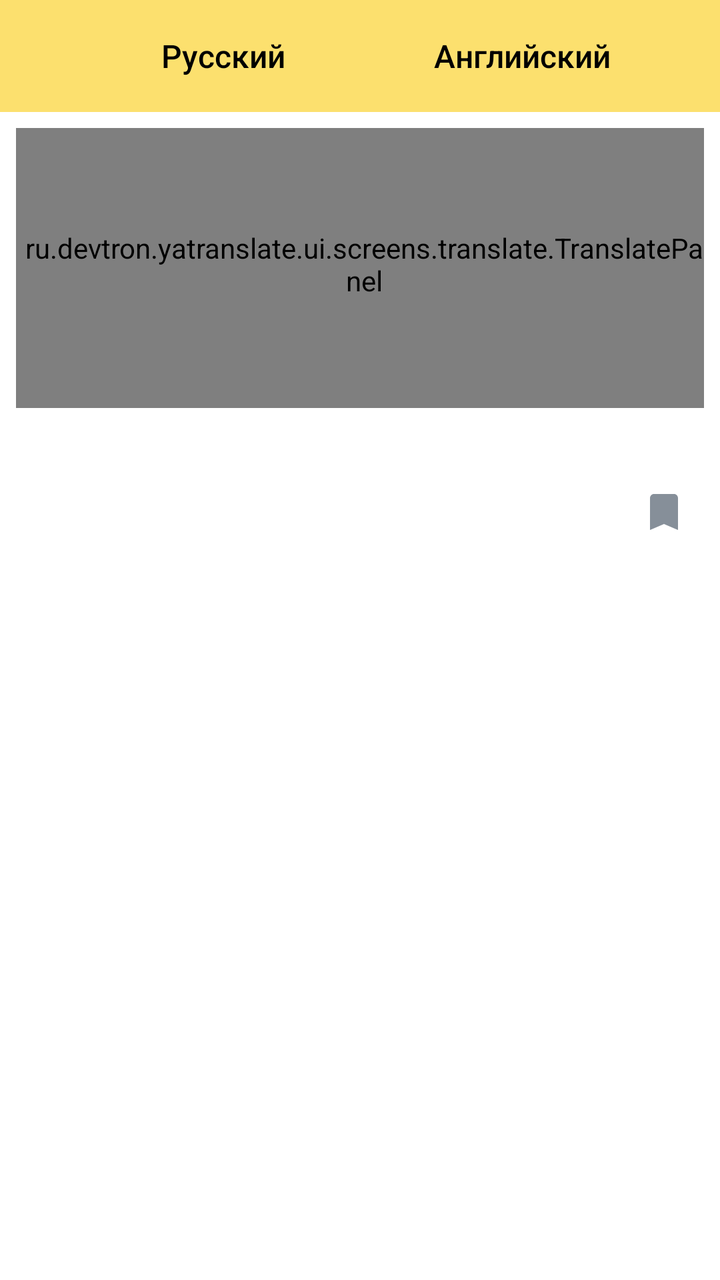
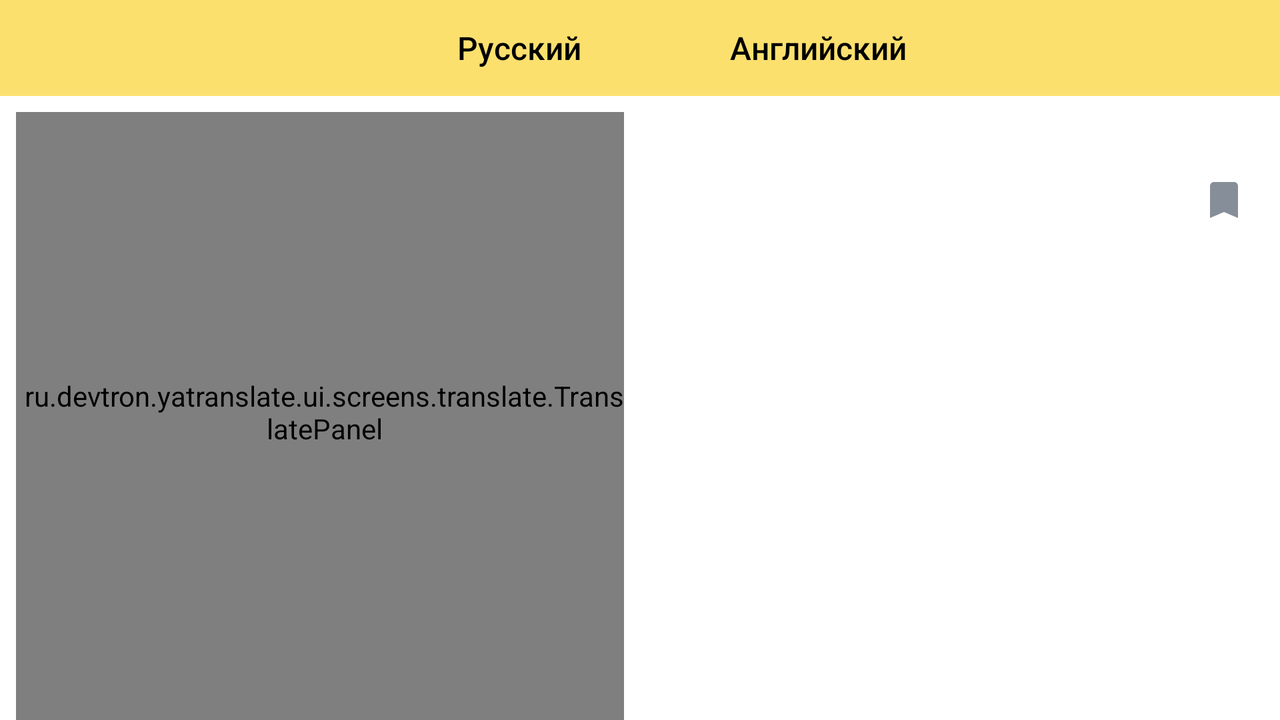

The same Android screen from two of the app's own layout files: first res/layout/ as a phone draws it, then the repository's variant for another configuration, drawn on a device whose configuration selects that folder. Both files follow.
<!-- AndroidManifest.xml: application theme AppTheme -->
<!-- res/layout/fragment_translate.xml -->
<?xml version="1.0" encoding="utf-8"?>
<android.support.constraint.ConstraintLayout
    xmlns:android="http://schemas.android.com/apk/res/android"
    xmlns:app="http://schemas.android.com/apk/res-auto"
    xmlns:tools="http://schemas.android.com/tools"
    android:layout_width="match_parent"
    android:layout_height="match_parent"
    android:background="@color/white">

    <android.support.design.widget.AppBarLayout
        android:id="@+id/app_bar_layout"
        android:layout_width="0dp"
        android:layout_height="wrap_content"
        android:theme="@style/AppTheme.AppBarOverlay"
        app:layout_constraintLeft_toLeftOf="parent"
        app:layout_constraintRight_toRightOf="parent"
        app:layout_constraintTop_toTopOf="parent">

        <android.support.v7.widget.Toolbar
            android:id="@+id/toolbar"
            android:layout_width="match_parent"
            android:layout_height="?attr/actionBarSize"
            app:contentInsetStart="0dp"
            app:popupTheme="@style/AppTheme.PopupOverlay">

            <RelativeLayout
                android:layout_width="match_parent"
                android:layout_height="match_parent"
                android:gravity="center_vertical"
                android:orientation="horizontal">

                <TextView
                    android:id="@+id/from_translate_lang_tv"
                    android:layout_width="wrap_content"
                    android:layout_height="wrap_content"
                    android:layout_centerVertical="true"
                    android:layout_marginEnd="@dimen/spacing_32dp"
                    android:layout_marginRight="@dimen/spacing_32dp"
                    android:layout_toLeftOf="@+id/swap_language_btn"
                    android:layout_toStartOf="@+id/swap_language_btn"
                    android:text="@string/lang_russian"
                    android:textAppearance="@style/TabsTitlesTextAppearance"
                    android:textColor="@color/black"/>

                <ImageButton
                    android:id="@+id/swap_language_btn"
                    android:layout_width="wrap_content"
                    android:layout_height="wrap_content"
                    android:layout_centerInParent="true"
                    android:background="@drawable/ripple"
                    android:clickable="true"
                    android:padding="5dp"
                    android:src="@drawable/ic_swap_horiz_black_24dp"/>

                <TextView
                    android:id="@+id/to_translate_lang_tv"
                    android:layout_width="wrap_content"
                    android:layout_height="wrap_content"
                    android:layout_centerVertical="true"
                    android:layout_marginLeft="@dimen/spacing_32dp"
                    android:layout_marginStart="@dimen/spacing_32dp"
                    android:layout_toEndOf="@id/swap_language_btn"
                    android:layout_toRightOf="@id/swap_language_btn"
                    android:text="@string/lang_english"
                    android:textAppearance="@style/TabsTitlesTextAppearance"
                    android:textColor="@color/black"/>
            </RelativeLayout>


        </android.support.v7.widget.Toolbar>

    </android.support.design.widget.AppBarLayout>

    <ru.devtron.yatranslate.ui.screens.translate.TranslatePanel
        android:id="@+id/translate_panel"
        android:layout_width="0dp"
        android:layout_height="140dp"
        android:layout_marginEnd="@dimen/spacing_8dp"
        android:layout_marginLeft="@dimen/spacing_8dp"
        android:layout_marginRight="@dimen/spacing_8dp"
        android:layout_marginStart="@dimen/spacing_8dp"
        android:layout_marginTop="@dimen/spacing_8dp"
        android:background="@drawable/input_text_border_container_bg_grey"
        android:paddingBottom="4dp"
        android:paddingLeft="4dp"
        app:layout_constraintLeft_toLeftOf="parent"
        app:layout_constraintRight_toRightOf="parent"
        app:layout_constraintTop_toBottomOf="@+id/app_bar_layout">

        <ru.devtron.yatranslate.ui.widget.RxEditText
            android:id="@+id/translate_et"
            android:layout_width="wrap_content"
            android:layout_height="wrap_content"
            android:background="@android:color/transparent"
            android:ems="16"
            android:gravity="top"
            android:hint="@string/enter_text_hint_et"
            android:inputType="textMultiLine"
            android:minHeight="130dp"
            android:paddingBottom="24dp"
            android:paddingLeft="4dp"
            android:paddingRight="4dp"
            android:paddingTop="@dimen/spacing_8dp"/>

        <ImageButton
            android:id="@+id/clear_btn"
            android:layout_width="@dimen/spacing_24dp"
            android:layout_height="@dimen/spacing_24dp"
            android:layout_alignParentBottom="true"
            android:background="@drawable/ic_clear_black_24dp"
            android:clickable="true"
            android:paddingTop="@dimen/padding_8"/>

        <ru.devtron.yatranslate.ui.widget.RippleBackground
            android:id="@+id/mic_ripple_wrapper"
            android:layout_width="60dp"
            android:layout_height="64dp"
            android:layout_alignParentEnd="true"
            android:layout_alignParentRight="true"
            android:orientation="vertical">

            <ImageButton
                android:id="@+id/mic_btn"
                android:layout_width="@dimen/spacing_24dp"
                android:layout_height="@dimen/spacing_24dp"
                android:layout_alignParentEnd="true"
                android:layout_alignParentRight="true"
                android:layout_alignParentTop="true"
                android:layout_marginEnd="@dimen/spacing_8dp"
                android:layout_marginRight="@dimen/spacing_8dp"
                android:layout_marginTop="@dimen/spacing_8dp"
                android:background="@drawable/ic_mic_black_24dp"
                android:clickable="true"/>

            <ImageButton
                android:id="@+id/play_sound_btn"
                android:layout_width="@dimen/spacing_24dp"
                android:layout_height="@dimen/spacing_24dp"
                android:layout_alignParentRight="true"
                android:layout_below="@id/mic_btn"
                android:layout_marginEnd="@dimen/spacing_8dp"
                android:layout_marginRight="@dimen/spacing_8dp"
                android:layout_marginTop="@dimen/spacing_8dp"
                android:background="@drawable/ic_play_black_24dp"
                android:clickable="true"/>
        </ru.devtron.yatranslate.ui.widget.RippleBackground>
    </ru.devtron.yatranslate.ui.screens.translate.TranslatePanel>


    <TextView
        android:id="@+id/translated_tv"
        android:layout_width="0dp"
        android:layout_height="wrap_content"
        android:layout_marginLeft="@dimen/spacing_16dp"
        android:layout_marginStart="@dimen/spacing_16dp"
        android:layout_marginTop="@dimen/spacing_8dp"
        android:scrollbars="vertical"
        android:maxLines="16"
        android:layout_marginRight="@dimen/spacing_8dp"
        android:layout_marginEnd="@dimen/spacing_8dp"
        android:fontFamily="@string/roboto_medium"
        android:longClickable="true"
        android:textIsSelectable="true"
        android:textSize="@dimen/font_18"
        app:layout_constraintLeft_toLeftOf="parent"
        app:layout_constraintTop_toBottomOf="@+id/translate_panel"
        app:layout_constraintRight_toLeftOf="@+id/translated_buttons_wrapper"/>

    <TextView
        android:id="@+id/transcription_tv"
        android:layout_width="0dp"
        android:layout_height="wrap_content"
        android:layout_marginLeft="16dp"
        android:layout_marginStart="16dp"
        android:layout_marginTop="9dp"
        app:layout_constraintLeft_toLeftOf="parent"
        app:layout_constraintTop_toBottomOf="@+id/translated_tv"
        app:layout_constraintRight_toLeftOf="@+id/translated_buttons_wrapper"/>


    <android.support.v7.widget.RecyclerView
        android:id="@+id/dictionary_recycler"
        android:layout_width="0dp"
        android:layout_height="0dp"
        android:layout_marginBottom="7dp"
        android:layout_marginEnd="@dimen/spacing_16dp"
        android:layout_marginLeft="@dimen/spacing_16dp"
        android:layout_marginRight="@dimen/spacing_16dp"
        android:layout_marginStart="@dimen/spacing_16dp"
        android:layout_marginTop="8dp"
        app:layout_constraintBottom_toBottomOf="parent"
        app:layout_constraintHorizontal_bias="0.0"
        app:layout_constraintLeft_toLeftOf="parent"
        app:layout_constraintRight_toRightOf="parent"
        app:layout_constraintTop_toBottomOf="@+id/transcription_tv"/>

    <LinearLayout
        android:id="@+id/translated_buttons_wrapper"
        android:layout_width="wrap_content"
        android:layout_height="wrap_content"
        android:layout_marginRight="0dp"
        android:layout_marginTop="0dp"
        android:orientation="vertical"
        android:paddingRight="@dimen/spacing_8dp"
        app:layout_constraintRight_toRightOf="parent"
        app:layout_constraintTop_toBottomOf="@+id/translate_panel">

        <ImageButton
            android:id="@+id/play_translated_btn"
            android:layout_width="@dimen/spacing_24dp"
            android:layout_height="@dimen/spacing_24dp"
            android:layout_marginEnd="@dimen/spacing_8dp"
            android:layout_marginRight="@dimen/spacing_8dp"
            android:layout_marginTop="@dimen/spacing_8dp"
            android:background="@drawable/ic_play_black_24dp"
            android:clickable="true"/>

        <CheckBox
            android:id="@+id/favorite_checkbox"
            android:layout_width="wrap_content"
            android:layout_height="wrap_content"
            android:layout_marginTop="@dimen/spacing_8dp"
            android:button="@drawable/favorite_checker"
            app:layout_constraintBottom_toBottomOf="parent"
            app:layout_constraintLeft_toLeftOf="parent"
            app:layout_constraintTop_toTopOf="parent"/>
    </LinearLayout>
</android.support.constraint.ConstraintLayout>
<!-- resources referenced by this layout -->
<resources>
  <color name="black">#ff000000</color>
  <color name="white">#ffffffff</color>
  <dimen name="font_18">18sp</dimen>
  <dimen name="padding_8">8dp</dimen>
  <dimen name="spacing_16dp">16dp</dimen>
  <dimen name="spacing_24dp">24dp</dimen>
  <dimen name="spacing_32dp">32dp</dimen>
  <dimen name="spacing_8dp">8dp</dimen>
  <!-- drawable favorite_checker (drawable) -->
  <?xml version="1.0" encoding="utf-8"?>
  <selector xmlns:android="http://schemas.android.com/apk/res/android">
      <item android:drawable="@drawable/ic_favorite_yellow"
            android:state_checked="true"/>
      <item android:drawable="@drawable/ic_favorite_grey"
            android:state_checked="false"/>
  </selector>
  <!-- drawable input_text_border_container_bg_grey (drawable) -->
  <?xml version="1.0" encoding="utf-8"?>
  <shape xmlns:android="http://schemas.android.com/apk/res/android"
         android:shape="rectangle">
      <stroke android:width="1dp" android:color="@color/tab_inactive"/>
      <solid android:color="@color/white"/>
  </shape>
  <!-- drawable ripple (drawable) -->
  <?xml version="1.0" encoding="utf-8"?>
  <selector xmlns:android="http://schemas.android.com/apk/res/android">
      <item android:state_pressed="true">
          <shape xmlns:android="http://schemas.android.com/apk/res/android">
              <solid android:color="@color/colorAccent" />
              <corners android:radius="6dp" />
          </shape>
      </item>
  </selector>
  <string name="enter_text_hint_et">Введите текст для перевода</string>
  <string name="lang_english">Английский</string>
  <string name="lang_russian">Русский</string>
  <string name="roboto_medium">sans-serif-medium</string>
  <style name="AppTheme.AppBarOverlay" parent="ThemeOverlay.AppCompat.Dark.ActionBar" />
  <style name="AppTheme.PopupOverlay" parent="ThemeOverlay.AppCompat.Light">
          <item name="android:textColorPrimary">@color/page_indicator_current_grey</item>
          <item name="colorControlNormal">@color/colorPrimaryDark</item>
          <item name="selectableItemBackground">?android:selectableItemBackground</item>
          <item name="colorControlHighlight">@color/selectable_orange</item>
      </style>
  <style name="TabsTitlesTextAppearance" parent="TextAppearance.Design.Tab">
          <item name="textAllCaps">false</item>
          <item name="android:textSize">16sp</item>
          <item name="android:textStyle">normal</item>
      </style>
  <!-- drawable ic_favorite_yellow (drawable) -->
  <vector xmlns:android="http://schemas.android.com/apk/res/android"
          android:width="24dp"
          android:height="24dp"
          android:viewportWidth="24.0"
          android:viewportHeight="24.0">
      <path
          android:fillColor="#f1d460"
          android:pathData="M17,3H7c-1.1,0 -1.99,0.9 -1.99,2L5,21l7,-3 7,3V5c0,-1.1 -0.9,-2 -2,-2z"/>
  </vector>
  <!-- drawable ic_favorite_grey (drawable) -->
  <vector xmlns:android="http://schemas.android.com/apk/res/android"
          android:width="24dp"
          android:height="24dp"
          android:viewportWidth="24.0"
          android:viewportHeight="24.0">
      <path
          android:fillColor="#868F99"
          android:pathData="M17,3H7c-1.1,0 -1.99,0.9 -1.99,2L5,21l7,-3 7,3V5c0,-1.1 -0.9,-2 -2,-2z"/>
  </vector>
  <color name="tab_inactive">#bdbdbd</color>
  <color name="colorAccent">#f1d460</color>
  <color name="page_indicator_current_grey">#ff222222</color>
  <color name="colorPrimaryDark">#DFC660</color>
  <color name="selectable_orange">#fbc02d</color>
  <color name="colorPrimary">#FCE06E</color>
</resources>
<!-- res/layout-land/fragment_translate.xml (the repository's variant of the layout above) -->
<!-- drawn on the phone turned sideways -->
<?xml version="1.0" encoding="utf-8"?>
<android.support.constraint.ConstraintLayout
    xmlns:android="http://schemas.android.com/apk/res/android"
    xmlns:app="http://schemas.android.com/apk/res-auto"
    xmlns:tools="http://schemas.android.com/tools"
    android:layout_width="match_parent"
    android:layout_height="match_parent"
    android:background="@color/white">

    <android.support.design.widget.AppBarLayout
        android:id="@+id/app_bar_layout"
        android:layout_width="0dp"
        android:layout_height="wrap_content"
        android:theme="@style/AppTheme.AppBarOverlay"
        app:layout_constraintLeft_toLeftOf="parent"
        app:layout_constraintRight_toRightOf="parent"
        app:layout_constraintTop_toTopOf="parent">

        <android.support.v7.widget.Toolbar
            android:id="@+id/toolbar"
            android:layout_width="match_parent"
            android:layout_height="?attr/actionBarSize"
            app:popupTheme="@style/AppTheme.PopupOverlay">

            <RelativeLayout
                android:layout_width="match_parent"
                android:layout_height="match_parent"
                android:gravity="center_vertical"
                android:orientation="horizontal">

                <TextView
                    android:id="@+id/from_translate_lang_tv"
                    android:layout_width="wrap_content"
                    android:layout_height="wrap_content"
                    android:layout_centerVertical="true"
                    android:layout_marginEnd="@dimen/spacing_32dp"
                    android:layout_marginRight="@dimen/spacing_32dp"
                    android:layout_toLeftOf="@+id/swap_language_btn"
                    android:layout_toStartOf="@+id/swap_language_btn"
                    android:text="@string/lang_russian"
                    android:textAppearance="@style/TabsTitlesTextAppearance"
                    android:textColor="@color/black"/>

                <ImageButton
                    android:id="@+id/swap_language_btn"
                    android:layout_width="wrap_content"
                    android:layout_height="wrap_content"
                    android:layout_centerInParent="true"
                    android:background="@drawable/ripple"
                    android:clickable="true"
                    android:padding="5dp"
                    android:src="@drawable/ic_swap_horiz_black_24dp"/>

                <TextView
                    android:id="@+id/to_translate_lang_tv"
                    android:layout_width="wrap_content"
                    android:layout_height="wrap_content"
                    android:layout_centerVertical="true"
                    android:layout_marginLeft="@dimen/spacing_32dp"
                    android:layout_marginStart="@dimen/spacing_32dp"
                    android:layout_toEndOf="@id/swap_language_btn"
                    android:layout_toRightOf="@id/swap_language_btn"
                    android:text="@string/lang_english"
                    android:textAppearance="@style/TabsTitlesTextAppearance"
                    android:textColor="@color/black"/>
            </RelativeLayout>


        </android.support.v7.widget.Toolbar>

    </android.support.design.widget.AppBarLayout>

    <ru.devtron.yatranslate.ui.screens.translate.TranslatePanel
        android:id="@+id/translate_panel"
        android:layout_width="0dp"
        android:layout_height="0dp"
        android:layout_marginEnd="@dimen/spacing_8dp"
        android:layout_marginLeft="@dimen/spacing_8dp"
        android:layout_marginRight="@dimen/spacing_8dp"
        android:layout_marginStart="@dimen/spacing_8dp"
        android:layout_marginTop="@dimen/spacing_8dp"
        android:background="@drawable/input_text_border_container_bg_grey"
        android:paddingBottom="4dp"
        android:paddingLeft="4dp"
        app:layout_constraintBottom_toBottomOf="parent"
        app:layout_constraintLeft_toLeftOf="parent"
        app:layout_constraintRight_toLeftOf="@+id/vertical_line"
        app:layout_constraintTop_toBottomOf="@+id/app_bar_layout"
        app:layout_constraintVertical_bias="0.0">

        <ru.devtron.yatranslate.ui.widget.RxEditText
            android:id="@+id/translate_et"
            android:layout_width="wrap_content"
            android:layout_height="wrap_content"
            android:background="@android:color/transparent"
            android:ems="16"
            android:gravity="top"
            android:hint="@string/enter_text_hint_et"
            android:inputType="textMultiLine"
            android:minHeight="130dp"
            android:paddingBottom="24dp"
            android:paddingLeft="4dp"
            android:paddingRight="4dp"
            android:paddingTop="@dimen/spacing_8dp"/>

        <ImageButton
            android:id="@+id/clear_btn"
            android:layout_width="@dimen/spacing_24dp"
            android:layout_height="@dimen/spacing_24dp"
            android:layout_alignParentBottom="true"
            android:background="@drawable/ic_clear_black_24dp"
            android:clickable="true"
            android:paddingTop="@dimen/padding_8"/>

        <ru.devtron.yatranslate.ui.widget.RippleBackground
            android:id="@+id/mic_ripple_wrapper"
            android:layout_width="60dp"
            android:layout_height="64dp"
            android:layout_alignParentEnd="true"
            android:layout_alignParentRight="true"
            android:orientation="vertical">

            <ImageButton
                android:id="@+id/mic_btn"
                android:layout_width="@dimen/spacing_24dp"
                android:layout_height="@dimen/spacing_24dp"
                android:layout_alignParentEnd="true"
                android:layout_alignParentRight="true"
                android:layout_alignParentTop="true"
                android:layout_marginEnd="@dimen/spacing_8dp"
                android:layout_marginRight="@dimen/spacing_8dp"
                android:layout_marginTop="@dimen/spacing_8dp"
                android:background="@drawable/ic_mic_black_24dp"
                android:clickable="true"/>

            <ImageButton
                android:id="@+id/play_sound_btn"
                android:layout_width="@dimen/spacing_24dp"
                android:layout_height="@dimen/spacing_24dp"
                android:layout_alignParentRight="true"
                android:layout_below="@id/mic_btn"
                android:layout_marginEnd="@dimen/spacing_8dp"
                android:layout_marginRight="@dimen/spacing_8dp"
                android:layout_marginTop="@dimen/spacing_8dp"
                android:background="@drawable/ic_play_black_24dp"
                android:clickable="true"/>
        </ru.devtron.yatranslate.ui.widget.RippleBackground>
    </ru.devtron.yatranslate.ui.screens.translate.TranslatePanel>


    <TextView
        android:id="@+id/translated_tv"
        android:layout_width="0dp"
        android:layout_height="wrap_content"
        android:layout_marginLeft="@dimen/spacing_16dp"
        android:layout_marginStart="@dimen/spacing_16dp"
        android:layout_marginTop="@dimen/spacing_8dp"
        android:scrollbars="vertical"
        android:maxLines="16"
        android:layout_marginRight="@dimen/spacing_8dp"
        android:layout_marginEnd="@dimen/spacing_8dp"
        android:fontFamily="@string/roboto_medium"
        android:longClickable="true"
        android:textIsSelectable="true"
        android:textSize="@dimen/font_18"
        app:layout_constraintLeft_toRightOf="@+id/translate_panel"
        app:layout_constraintTop_toBottomOf="@+id/app_bar_layout"
        app:layout_constraintRight_toLeftOf="@+id/translated_buttons_wrapper"
        app:layout_constraintHorizontal_bias="1.0"/>

    <TextView
        android:id="@+id/transcription_tv"
        android:layout_width="0dp"
        android:layout_height="wrap_content"
        android:layout_marginLeft="16dp"
        android:layout_marginStart="16dp"
        android:layout_marginTop="9dp"
        app:layout_constraintLeft_toRightOf="@+id/translate_panel"
        app:layout_constraintTop_toBottomOf="@+id/translated_tv"
        app:layout_constraintRight_toLeftOf="@+id/translated_buttons_wrapper"/>


    <android.support.v7.widget.RecyclerView
        android:id="@+id/dictionary_recycler"
        android:layout_width="0dp"
        android:layout_height="0dp"
        android:layout_marginBottom="7dp"
        android:layout_marginEnd="@dimen/spacing_16dp"
        android:layout_marginLeft="@dimen/spacing_16dp"
        android:layout_marginRight="@dimen/spacing_16dp"
        android:layout_marginStart="@dimen/spacing_16dp"
        android:layout_marginTop="8dp"
        app:layout_constraintBottom_toBottomOf="parent"
        app:layout_constraintRight_toRightOf="parent"
        app:layout_constraintTop_toBottomOf="@+id/transcription_tv"
        app:layout_constraintLeft_toRightOf="@+id/translate_panel"/>

    <LinearLayout
        android:id="@+id/translated_buttons_wrapper"
        android:layout_width="wrap_content"
        android:layout_height="wrap_content"
        android:layout_marginRight="0dp"
        android:layout_marginTop="0dp"
        android:orientation="vertical"
        android:paddingRight="@dimen/spacing_8dp"
        app:layout_constraintRight_toRightOf="parent"
        app:layout_constraintTop_toBottomOf="@+id/app_bar_layout">

        <ImageButton
            android:id="@+id/play_translated_btn"
            android:layout_width="@dimen/spacing_24dp"
            android:layout_height="@dimen/spacing_24dp"
            android:layout_marginEnd="@dimen/spacing_8dp"
            android:layout_marginRight="@dimen/spacing_8dp"
            android:layout_marginTop="@dimen/spacing_8dp"
            android:background="@drawable/ic_play_black_24dp"
            android:clickable="true"/>

        <CheckBox
            android:id="@+id/favorite_checkbox"
            android:layout_width="wrap_content"
            android:layout_height="wrap_content"
            android:layout_marginTop="@dimen/spacing_8dp"
            android:button="@drawable/favorite_checker"
            app:layout_constraintBottom_toBottomOf="parent"
            app:layout_constraintLeft_toLeftOf="parent"
            app:layout_constraintTop_toTopOf="parent"/>
    </LinearLayout>

    <android.support.constraint.Guideline
        android:id="@+id/vertical_line"
        android:layout_width="1dp"
        android:layout_height="wrap_content"
        android:orientation="vertical"
        app:layout_constraintGuide_percent="0.5"/>
</android.support.constraint.ConstraintLayout>
